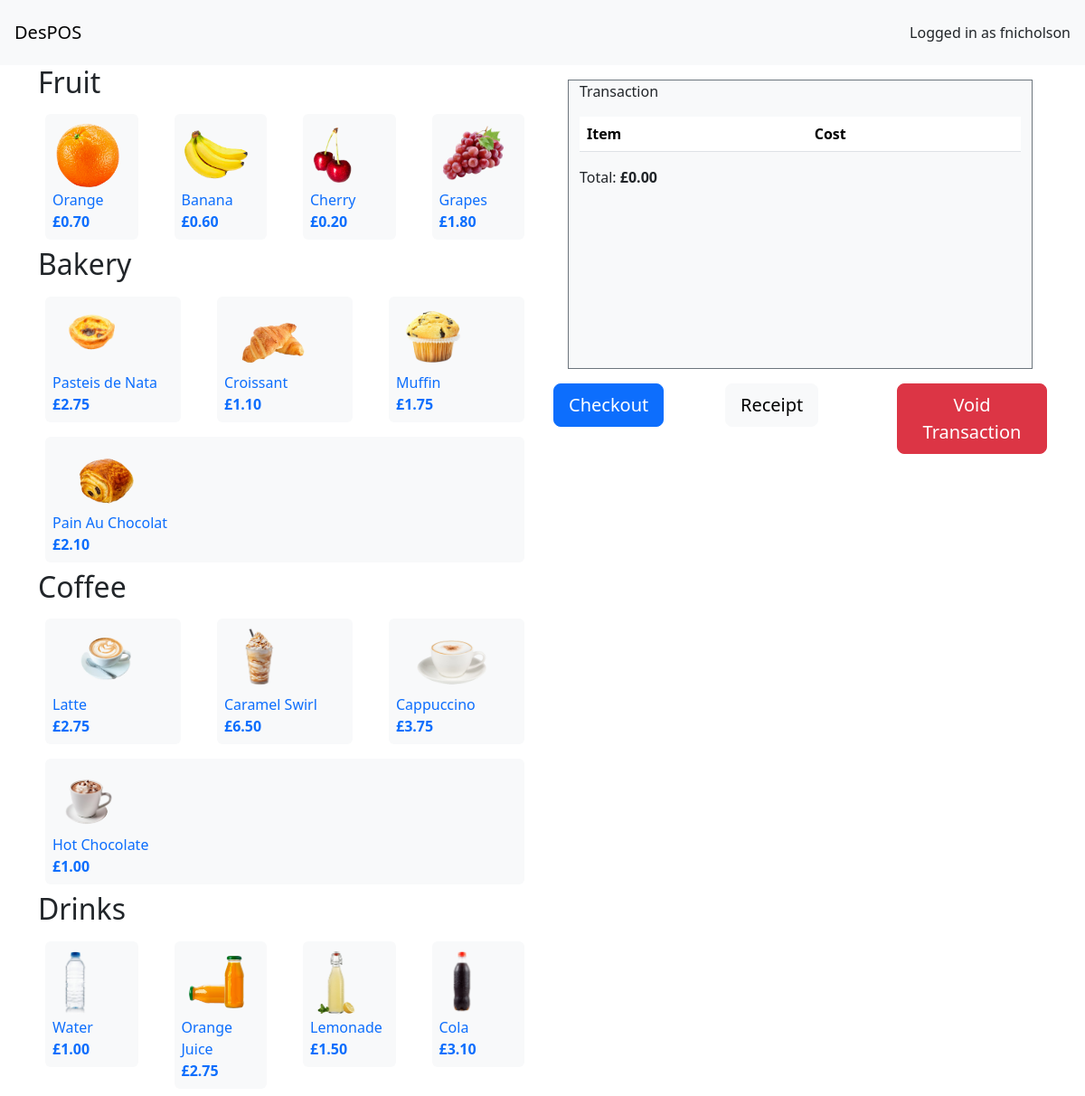
The app's page / (signed in) with its own data.
### core/models.py (models this page shows, shortened)
class ProductCategory(models.Model):
    title = models.CharField(max_length=200)

class Product(models.Model):
    title = models.CharField(max_length=200)
    price = models.FloatField(default=1)
    thumbnail = models.ImageField()
    category = models.ManyToManyField(ProductCategory)

### core/views.py (the view)
# urls.py: path('', views.index, name='index'),
@login_required
def index(request):
    context = {}
    context["products"] = {}
    cart, created = Cart.objects.get_or_create(user=request.user)
    context["cart"] = cart
    productCategories = ProductCategory.objects.all()
    context["total"] = sum(entry.item.price for entry in cart.entries.all())
    for productCategory in productCategories.iterator():
        context["products"][productCategory.title] = Product.objects.filter(category=productCategory)
    return render(request, 'pos.html', context)

### templates/pos.html (shortened to what this page needs)
<html>
    <head>
        <link href="https://cdn.jsdelivr.net/npm/bootstrap@5.3.2/dist/css/bootstrap.min.css" rel="stylesheet">
    </head>
    <body>
        <nav class="navbar navbar-light bg-light justify-content-between">
            <span class="navbar-brand mb-0 p-3 h1">DesPOS</span>
            <span class="p-3">Logged in as {{user}}</span>
          </nav>
          <div class="container">
            <div class="row">
        <div class="col">
        {% for productCategory, individualProducts in products.items %}
        <div class="row">
            <h2>{{productCategory}}</h2>
            {%for individualProduct in individualProducts %}
            <div class="col">
            <div class="bg-light rounded m-2 p-2">
            <a  style="text-decoration: none;" href="/addProduct/{{individualProduct.pk}}">
            <img height="75" src="{{individualProduct.thumbnail.url}}">
            <br><span>{{individualProduct.title}}</span>
            <br><strong>£{{individualProduct.price|floatformat:2}}</strong>
            </a>
            </div>
            </div>
            {%endfor%}
            </div>
        {% endfor %}
        </div>
        <div class="col">
        <div class="row m-3">
            <div style="height: 40vh" class="overflow-y-scroll border border-secondary bg-light">
            <p>Transaction</p>
            <table class="table " style="max-height: 30vh;">
                <thead>
                  <tr>
                    <th>Item</th>
                    <th>Cost</th>
                  </tr>
                </thead>
              </table>
              <p>Total: <strong>£{{total|floatformat:2}}</strong></p>
            </div>
        </div>
        <div class="row">
            <div class="col">
                <button onclick="window.location.href = '/checkout';" type="button" class="btn btn-primary btn-lg">Checkout</button>
            </div>
            <div class="col">
                <button onclick="window.open('/receipt', '_blank').focus();" type="button" class="btn btn-light btn-lg">Receipt</button>
            </div>
            <div class="col">
                <button onclick="window.location.href = '/void'" type="button" class="btn btn-danger btn-lg">Void Transaction</button>
            </div>
        </div>
        </div>
        </div>
    </div>
    </body>
</html>

### records on screen
ProductCategory: products "Fruit"
Product: thumbnail (picture), title "Orange", price "0.70"
Product: thumbnail (picture), title "Banana", price "0.60"
Product: thumbnail (picture), title "Cherry", price "0.20"
Product: thumbnail (picture), title "Grapes", price "1.80"
ProductCategory: products "Bakery"
Product: thumbnail (picture), title "Pasteis de Nata", price "2.75"
Product: thumbnail (picture), title "Croissant", price "1.10"
Product: thumbnail (picture), title "Muffin", price "1.75"
Product: thumbnail (picture), title "Pain Au Chocolat", price "2.10"
ProductCategory: products "Coffee"
Product: thumbnail (picture), title "Latte", price "2.75"
Product: thumbnail (picture), title "Caramel Swirl", price "6.50"
Product: thumbnail (picture), title "Cappuccino", price "3.75"
Product: thumbnail (picture), title "Hot Chocolate", price "1.00"
ProductCategory: products "Drinks"
Product: thumbnail (picture), title "Water", price "1.00"
Product: thumbnail (picture), title "Orange Juice", price "2.75"
Product: thumbnail (picture), title "Lemonade", price "1.50"
Product: thumbnail (picture), title "Cola", price "3.10"

### other values on screen
{{ user }} "fnicholson"
{{ total|floatformat:2 }} "0.00"
